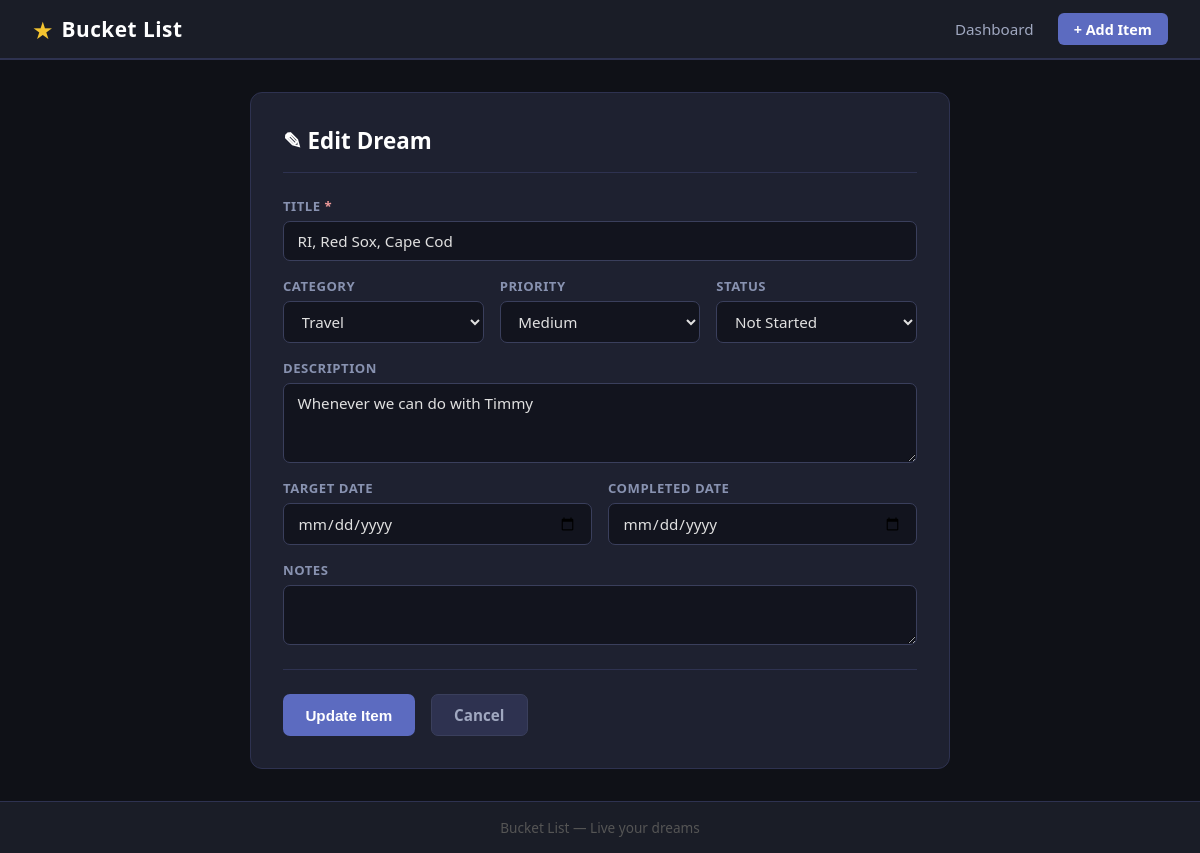
Screenshot of /edit/1 with the database file from the repository.
### tables this page shows
CREATE TABLE bucket_list_items (
            id INTEGER PRIMARY KEY AUTOINCREMENT,
            title TEXT NOT NULL,
            category TEXT,
            priority TEXT,
            status TEXT DEFAULT 'Not Started',
            description TEXT,
            target_date DATE,
            completed_date DATE,
            notes TEXT,
            created_at DATETIME DEFAULT CURRENT_TIMESTAMP
        );

### app.py (the view, shortened to what this page needs)
@app.route('/edit/<int:item_id>', methods=['GET', 'POST'])
def edit(item_id):
    conn = get_db()
    item = conn.execute('SELECT * FROM bucket_list_items WHERE id = ?', (item_id,)).fetchone()
    conn.close()
    if not item:
        return redirect(url_for('index'))
    return render_template('edit.html', item=item, categories=CATEGORIES, priorities=PRIORITIES, statuses=STATUSES)

### app.py (called while the page is built)
def get_db():
    conn = sqlite3.connect(DB_PATH)
    conn.row_factory = sqlite3.Row
    return conn

### templates/edit.html (shortened to what this page needs)
{% extends 'base.html' %}
{% block content %}
<div class="form-container">
    <h2 class="form-title">&#9998; Edit Dream</h2>
    <form method="POST" action="{{ url_for('edit', item_id=item.id) }}">
        <div class="form-group">
            <label for="title">Title <span class="required">*</span></label>
            <input type="text" id="title" name="title" required value="{{ item.title }}">
        </div>
        <div class="form-row">
            <div class="form-group">
                <label for="category">Category</label>
                <select id="category" name="category">
                    {% for cat in categories %}
                    <option value="{{ cat }}" {% if item.category == cat %}selected{% endif %} class="opt-category-{{ cat | lower }}">{{ cat }}</option>
                    {% endfor %}
                </select>
            </div>
            <div class="form-group">
                <label for="priority">Priority</label>
                <select id="priority" name="priority">
                    {% for p in priorities %}
                    <option value="{{ p }}" {% if item.priority == p %}selected{% endif %} class="opt-priority-{{ p | lower }}">{{ p }}</option>
                    {% endfor %}
                </select>
            </div>
            <div class="form-group">
                <label for="status">Status</label>
                <select id="status" name="status">
                    {% for s in statuses %}
                    <option value="{{ s }}" {% if item.status == s %}selected{% endif %} class="opt-status-{{ s | replace(' ', '-') | lower }}">{{ s }}</option>
                    {% endfor %}
                </select>
            </div>
        </div>
        <div class="form-group">
            <label for="description">Description</label>
            <textarea id="description" name="description" rows="3">{{ item.description or '' }}</textarea>
        </div>
        <div class="form-row">
            <div class="form-group">
                <label for="target_date">Target Date</label>
                <input type="date" id="target_date" name="target_date" value="{{ item.target_date or '' }}">
            </div>
            <div class="form-group">
                <label for="completed_date">Completed Date</label>
                <input type="date" id="completed_date" name="completed_date" value="{{ item.completed_date or '' }}">
            </div>
        </div>
        <div class="form-group">
            <label for="notes">Notes</label>
            <textarea id="notes" name="notes" rows="2">{{ item.notes or '' }}</textarea>
        </div>
        <div class="form-actions">
            <button type="submit" class="btn-primary">Update Item</button>
            <a href="{{ url_for('index') }}" class="btn-secondary">Cancel</a>
        </div>
    </form>
</div>
{% endblock %}

### static/style.css (style rules this page uses)
*, *::before, *::after { box-sizing: border-box; margin: 0; padding: 0; }
body { font-family: 'Segoe UI', Arial, sans-serif; background: #0f1117; color: #e0e0e0; min-height: 100vh; display: flex; flex-direction: column; }
a { text-decoration: none; color: inherit; }
.form-container { max-width: 700px; margin: 0 auto; background: #1e2130; border: 1px solid #2e3250; border-radius: 12px; padding: 2rem; }
.form-title { font-size: 1.4rem; font-weight: 700; color: #ffffff; margin-bottom: 1.5rem; padding-bottom: 1rem; border-bottom: 1px solid #2e3250; }
.form-group { display: flex; flex-direction: column; gap: 0.4rem; margin-bottom: 1rem; flex: 1; }
.form-group label { font-size: 0.82rem; color: #8892b0; text-transform: uppercase; letter-spacing: 0.5px; font-weight: 600; }
.form-group input[type="text"], .form-group input[type="date"], .form-group textarea, .form-group select { background: #12141e; color: #e0e0e0; border: 1px solid #3a3f5c; border-radius: 7px; padding: 0.55rem 0.85rem; font-size: 0.95rem; font-family: inherit; width: 100%; transition: border-color 0.2s; }
.form-group textarea { resize: vertical; }
.form-row { display: flex; gap: 1rem; flex-wrap: wrap; }
.form-row .form-group { flex: 1; min-width: 160px; }
.required { color: #ef9a9a; }
.form-actions { display: flex; gap: 1rem; margin-top: 1.5rem; padding-top: 1.5rem; border-top: 1px solid #2e3250; }
.btn-primary { background: #5c6bc0; color: #ffffff; padding: 0.6rem 1.4rem; border-radius: 7px; font-size: 0.95rem; font-weight: 600; border: none; cursor: pointer; transition: background 0.2s; display: inline-block; }
.btn-secondary { background: #2e3250; color: #a0a8c0; padding: 0.6rem 1.4rem; border-radius: 7px; font-size: 0.95rem; font-weight: 600; border: 1px solid #3a3f5c; cursor: pointer; transition: background 0.2s; display: inline-block; line-height: 1.4; }
option.opt-category-travel { background: #0277bd; color: #fff; }
option.opt-priority-medium { background: #e65100; color: #fff; }
option.opt-status-not-started { background: #455a64; color: #fff; }

### rows the page displays
bucket_list_items: title "RI, Red Sox, Cape Cod", category "Travel", priority "Medium", status "Not Started", description "Whenever we can do with Timmy"
